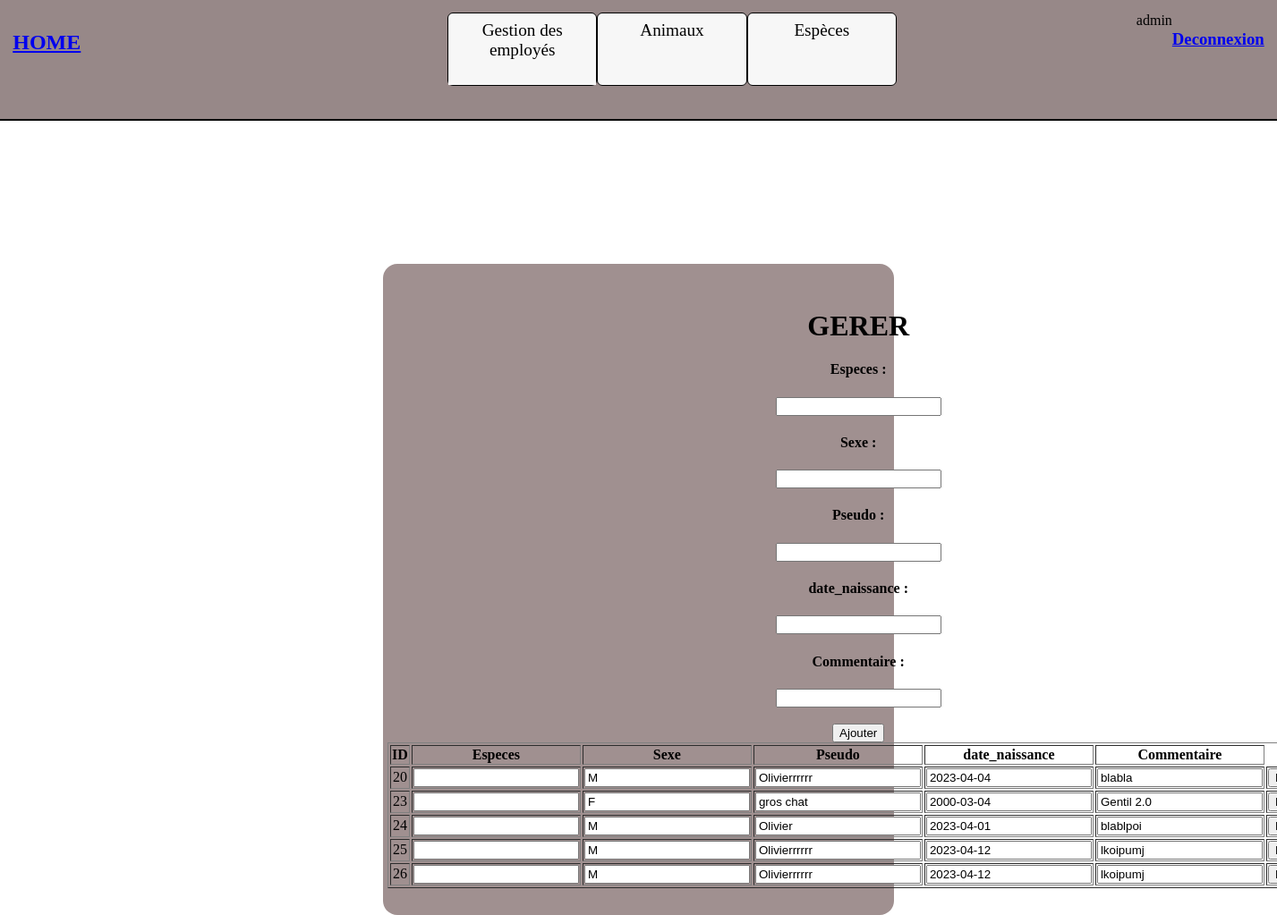
Screenshot of /gererannimaux.php (signed in) with the database file from the repository.
### tables this page shows
CREATE TABLE IF NOT EXISTS `animaux` (
  `Id` int(11) NOT NULL AUTO_INCREMENT,
  `Sexe` char(5) DEFAULT NULL,
  `Pseudo` varchar(255) DEFAULT NULL,
  `date_naissance` date DEFAULT NULL,
  `Commentaire` varchar(10) DEFAULT NULL,
  `Id_Especes` int(11) NOT NULL,
  PRIMARY KEY (`Id`),
  KEY `Animaux_Especes_FK` (`Id_Especes`)
);

### gererannimaux.php (the view, shortened to what this page needs)
<!DOCTYPE html>
<html lang="en">
<head>
    <link rel="stylesheet" href="home.css">
</head>
<body>
<nav>
        <div class="home">
            <h2 class="#"><a href="home.php">HOME</a></h2>
        </div>
        <div class="btn">
            <ul id="menu-accordeon">
                <li><a href="#">Gestion des employés</a>
                   <ul>
                      <li><a href="ajoutemploye.php">Ajouter</a></li>
                      <li><a href="#">Gérer</a></li>
                   </ul>
                </li>
                 <li><a href="#">Animaux</a>
                   <ul>
                      <li><a href="ajoutanimaux.php">Ajouter</a></li>
                      <li><a href="gererannimaux.php">Gérer</a></li>
                   </ul>
                </li>
                <li><a href="#">Espèces</a>
                   <ul>
                        <li><a href="ajoutespece.php">Ajouter</a></li>
                        <li><a href="gererespece.php">Gérer</a></li>
                   </ul>
                </li>
             </ul>
        </div>
        <div class="logout">
        <?php
        echo $_SESSION["login"];
        echo  '<h3><a href="logout.php">Deconnexion</a></h3>'
        ?>
        </div>
    </nav>
    <div class="center">
        <form Method="POST" action="home.php">
            <h1>GERER</h1>
            <h4 class="indentifiant">Especes : </h4><input type="text" name="Especes" value="">
            <h4 class="indentifiant">Sexe : </h4><input type="text" name="Sexe" value="">
            <h4 class="indentifiant">Pseudo : </h4><input type="text" name="Pseudo" value="">
            <h4 class="indentifiant">date_naissance : </h4><input type="text" name="date_naissance" value="">
            <h4 class="indentifiant">Commentaire : </h4><input type="text" name="Commentaire" value="">
            <br>
            <br>
            <input class="button" type="submit" value="Ajouter">
            <?php
            $con = mysqli_connect("localhost","root","", "gestionzoo");
            $result = mysqli_query($con, "SELECT * FROM animaux");
            echo "<table border=1>";
            echo "<tr><th>ID</th><th>Especes</th><th>Sexe</th><th>Pseudo</th><th>date_naissance</th><th>Commentaire</th></tr>";
            while ($row = mysqli_fetch_array($result)) {
                echo "<form method='post'>";
                echo "<tr>";
                echo "<td>".$row["Id"]."</td>";
                echo "<td><input type='text' name='Especes' value='".$row["Especes"]."'></td>";
                echo "<td><input type='text' name='Sexe' value='".$row["Sexe"]."'></td>";
                echo "<td><input type='text' name='Pseudo' value='".$row["Pseudo"]."'></td>";
                echo "<td><input type='text' name='Date_naissance' value='".$row["date_naissance"]."'></td>";
                echo "<td><input type='text' name='Commentaire' value='".$row["Commentaire"]."'></td>";
                echo "<td><input type='submit' name='modifier' value='Modifier'></td>";
                echo "</tr>";
                echo "</form>";
            }
            echo "</table>";
            ?>
        </form>
    </div>
</body>
</html>

### home.css (style rules this page uses)
body { margin: 0; padding: 0; }
nav { background-color: #978888; width: 98%; height: 13vh; border-bottom: #000 2px solid; display: flex; justify-content: space-between; padding: 1%; }
.logout { display: flex; }
.btn ul { display: flex; flex-direction: row; }
li ul { display: flex; flex-direction: column; }
#menu-accordeon { padding:0; margin:0; list-style:none; text-align: center; width: 360px; }
#menu-accordeon ul { padding:0; margin:0; list-style:none; text-align: center; }
#menu-accordeon li { background-color:#F7F7F7; border-radius: 6px; margin-bottom:2px; border:solid 1px #000; }
#menu-accordeon li li { max-height:0; overflow: hidden; transition: all .5s; border-radius:0; background: #F7F7F7; box-shadow: none; border:none; margin:0; padding: 10px 20px; }
#menu-accordeon a { display:block; text-decoration: none; color: #000; padding: 8px 0; font-family: verdana; font-size:1.2em }
#menu-accordeon ul li a, #menu-accordeon li:hover li a { font-size:1em }
#menu-accordeon ul li:last-child { border:none; }
.center { display: flex; justify-content: left; text-align:center; margin-top: 20vh; padding: 30px 5px; margin-left: 30%; margin-right: 30%; border-radius: 16px; background-color: #a09090; }

### rows the page displays
animaux: Id "20", Sexe "M", Pseudo "Olivierrrrrr", Date_naissance "2023-04-04", Commentaire "blabla"
animaux: Id "23", Sexe "F", Pseudo "gros chat", Date_naissance "2000-03-04", Commentaire "Gentil 2.0"
animaux: Id "24", Sexe "M", Pseudo "Olivier", Date_naissance "2023-04-01", Commentaire "blablpoi"
animaux: Id "25", Sexe "M", Pseudo "Olivierrrrrr", Date_naissance "2023-04-12", Commentaire "lkoipumj"
animaux: Id "26", Sexe "M", Pseudo "Olivierrrrrr", Date_naissance "2023-04-12", Commentaire "lkoipumj"

### other values shown
$_SESSION["login"] "admin"
